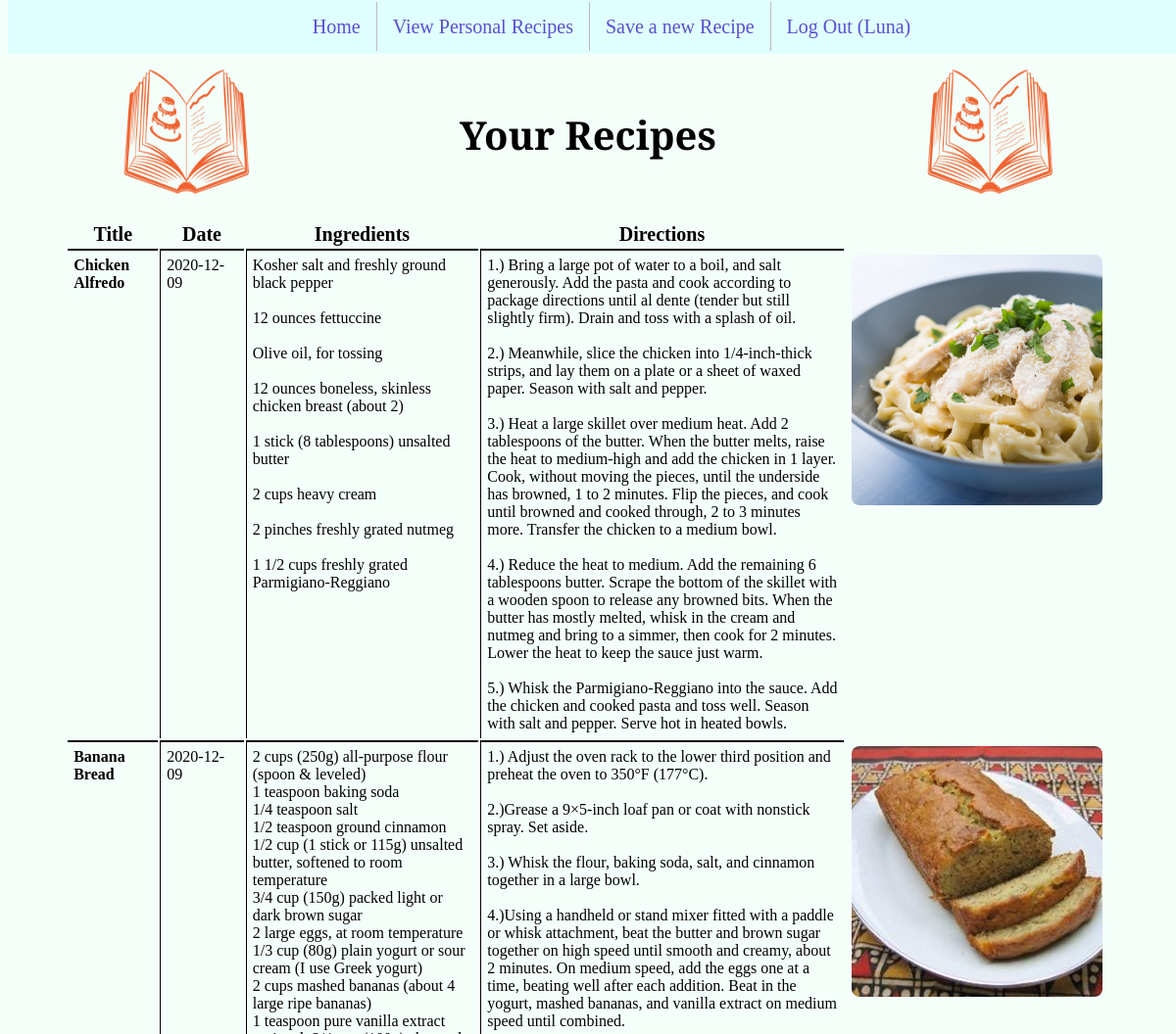
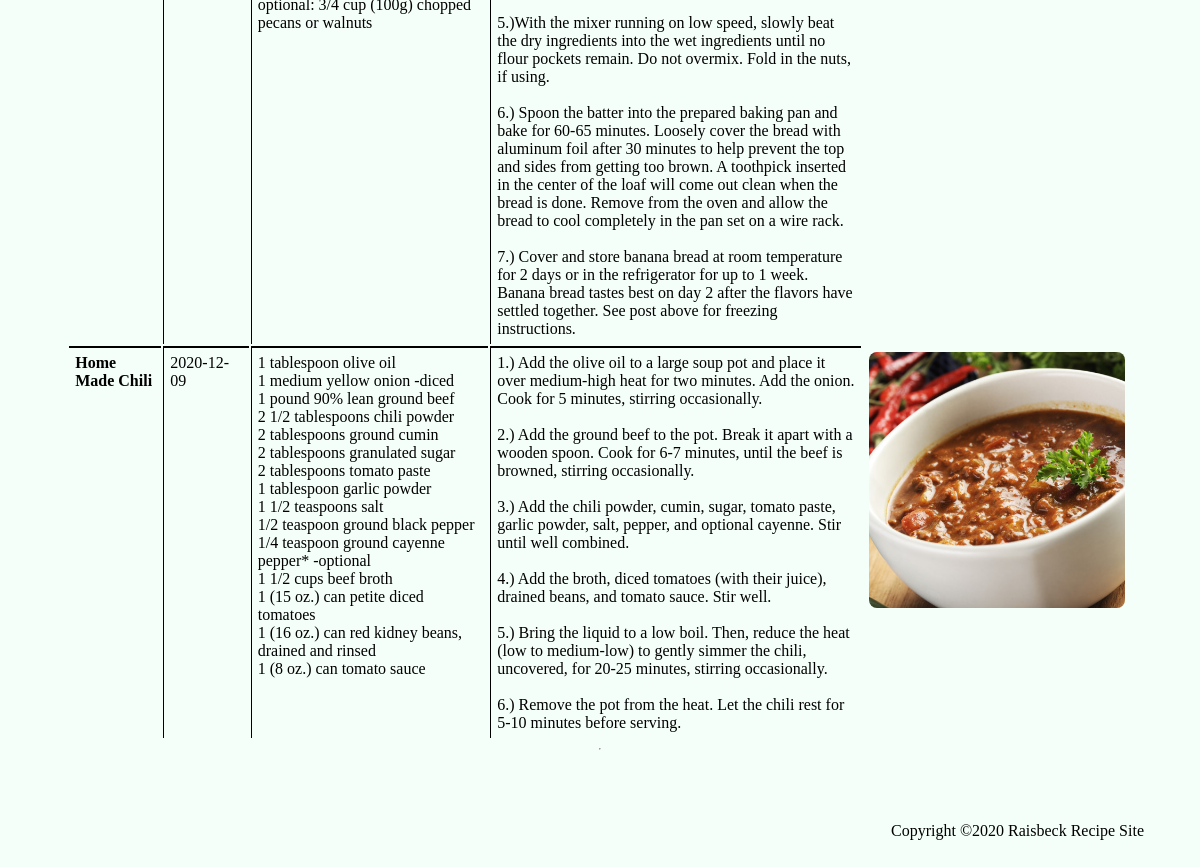
/viewprofile.php?userid=2 (signed in), run on the app's committed database (2 pictures, top to bottom).
### tables this page shows
CREATE TABLE `recipeList` (
  `id` int NOT NULL AUTO_INCREMENT,
  `user_id` int NOT NULL,
  `title` varchar(150) DEFAULT NULL,
  `date` datetime DEFAULT NULL,
  `ingredients` varchar(8000) DEFAULT NULL,
  `directions` varchar(8000) DEFAULT NULL,
  `dishPicture` varchar(150) DEFAULT NULL,
  PRIMARY KEY (`id`),
  KEY `user_id` (`user_id`),
  CONSTRAINT `recipeList_ibfk_1` FOREIGN KEY (`user_id`) REFERENCES `recipeUser` (`userid`) ON DELETE CASCADE ON UPDATE CASCADE
);

### viewprofile.php (the view, shortened to what this page needs)
<?php
    require_once('header.php');
    require_once('navmenu.php');
    echo '<table border="0" cellpadding="2">';
    $cur_page = isset($_GET['page']) ? $_GET['page'] : 1;
    $results_per_page = 5;
    $skip = (($cur_page - 1) * $results_per_page);
    $dbc = mysqli_connect(DB_HOST, DB_USER, DB_PASSWORD, DB_NAME)
            or die('Error connecting to MySQL server.');
    if (!isset($_GET['userid'])) {
        $query = "SELECT * FROM recipeList WHERE user_id = '" .
                $_SESSION['userid'] . "'ORDER BY date DESC";
    }
    else {
        $query = "SELECT * FROM recipeList WHERE user_id = '" .
                $_GET['userid'] . "' ORDER BY date DESC";
    }
    $query = $query . " LIMIT $skip, $results_per_page";
    $result = mysqli_query($dbc, $query);
    echo '<table class="results">';
    echo '<tr><th>Title</th>
            <th>Date</th>
            <th>Ingredients</th>
            <th>Directions</th>
            <th></th></tr>';
    while ($row = mysqli_fetch_array($result)) {
        echo '<tr>';
        echo '<td style="font-weight:bold" valign="top" width="10%">' . $row['title'] . '</td>';
        echo '<td valign="top" width="10%">' . substr($row['date'], 0, 10) . '</td>';
        echo '<td valign="top" width="30%">' . preg_replace("/\r\n/", "<br />", $row['ingredients']) . '</td>';
        echo '<td valign="top" width="50%">' . preg_replace("/\r\n/", "<br />", $row['directions']) . '</td>';
        if (is_file(RECIPE_UPLOADPATH . $row['dishPicture'])
                && filesize(RECIPE_UPLOADPATH . $row['dishPicture']) > 0) {
            echo '<td valign="top"><img src="' . RECIPE_UPLOADPATH . $row['dishPicture'] . '"
                    alt="Dish image" /></td></tr>';
        }
        else {
            echo '<td valign="top" width="20%">' . $row['dishPicture'] . '</td>';
        }
    }
    echo '</table>';
    require_once('footer.php');
?>

### proj4style.css (style rules this page uses)
th { font-size: 20px; }
td { padding: 6px; border-left: 1px solid black; border-top: 2px solid black; }
td:last-child { border-top: none; }
td:first-child, td:last-child { border-left: none; }
html,body { height: 100%; background-color: #f5fffa; margin-top: 20px; }
body { display: flex; flex-direction: column; }
img { width: 256px; height: 256px; border-radius: 8px; }
.results { padding-left: 5%; padding-right: 5%; }

### data on the page
recipelist: title "Chicken Alfredo", date "2020-12-09", ingredients "Kosher salt and freshly ground black pepper 12 ounces fettuccine Olive oil, for tossing 12 ounces boneless, skinless chicken breast (about 2) 1 stick (8 tablespoons) unsalted butter 2 cups heavy cream 2 pinches freshly grated nutmeg 1 1/2 cups freshly grated Parmigiano-Reggiano", directions "1.) Bring a large pot of water to a boil, and salt generously. Add the pasta and cook according to package directions until al dente (tender but still slightly firm). Drain and toss with a splash of oil. 2.) Meanwhile, slice the chicken into 1/4-inch-thick strips, and lay them on a plate or a sheet of waxed paper. Season with salt and pepper. 3.) Heat a large skillet over medium heat. Add 2 tablespoons of the butter. When the butter melts, raise the heat to medium-high and add the chicken in 1 layer. Cook, without moving the pieces, until the underside has browned, 1 to 2 minutes. Flip the pieces, and cook until browned and cooked through, 2 to 3 minutes more. Transfer the chicken to a…", dishPicture (picture)
recipelist: title "Banana Bread", date "2020-12-09", ingredients "2 cups (250g) all-purpose flour (spoon & leveled) 1 teaspoon baking soda 1/4 teaspoon salt 1/2 teaspoon ground cinnamon 1/2 cup (1 stick or 115g) unsalted butter, softened to room temperature 3/4 cup (150g) packed light or dark brown sugar 2 large eggs, at room temperature 1/3 cup (80g) plain yogurt or sour cream (I use Greek yogurt) 2 cups mashed bananas (about 4 large ripe bananas) 1 teaspoon pure vanilla extract optional: 3/4 cup (100g) chopped pecans or walnuts", directions "1.) Adjust the oven rack to the lower third position and preheat the oven to 350°F (177°C). 2.)Grease a 9×5-inch loaf pan or coat with nonstick spray. Set aside. 3.) Whisk the flour, baking soda, salt, and cinnamon together in a large bowl. 4.)Using a handheld or stand mixer fitted with a paddle or whisk attachment, beat the butter and brown sugar together on high speed until smooth and creamy, about 2 minutes. On medium speed, add the eggs one at a time, beating well after each addition. Beat in the yogurt, mashed bananas, and vanilla extract on medium speed until combined. 5.)With the mixer running on low speed, slowly beat the dry ingredients into the wet ingredients until no flour…", dishPicture (picture)
recipelist: title "Home Made Chili", date "2020-12-09", ingredients "1 tablespoon olive oil 1 medium yellow onion -diced 1 pound 90% lean ground beef 2 1/2 tablespoons chili powder 2 tablespoons ground cumin 2 tablespoons granulated sugar 2 tablespoons tomato paste 1 tablespoon garlic powder 1 1/2 teaspoons salt 1/2 teaspoon ground black pepper 1/4 teaspoon ground cayenne pepper* -optional 1 1/2 cups beef broth 1 (15 oz.) can petite diced tomatoes 1 (16 oz.) can red kidney beans, drained and rinsed 1 (8 oz.) can tomato sauce", directions "1.) Add the olive oil to a large soup pot and place it over medium-high heat for two minutes. Add the onion. Cook for 5 minutes, stirring occasionally. 2.) Add the ground beef to the pot. Break it apart with a wooden spoon. Cook for 6-7 minutes, until the beef is browned, stirring occasionally. 3.) Add the chili powder, cumin, sugar, tomato paste, garlic powder, salt, pepper, and optional cayenne. Stir until well combined. 4.) Add the broth, diced tomatoes (with their juice), drained beans, and tomato sauce. Stir well. 5.) Bring the liquid to a low boil. Then, reduce the heat (low to medium-low) to gently simmer the chili, uncovered, for 20-25 minutes, stirring occasionally. 6.) Remove the…", dishPicture (picture)

### other printed values
$page_title "Your Recipes"
$_SESSION['username'] "Luna"
